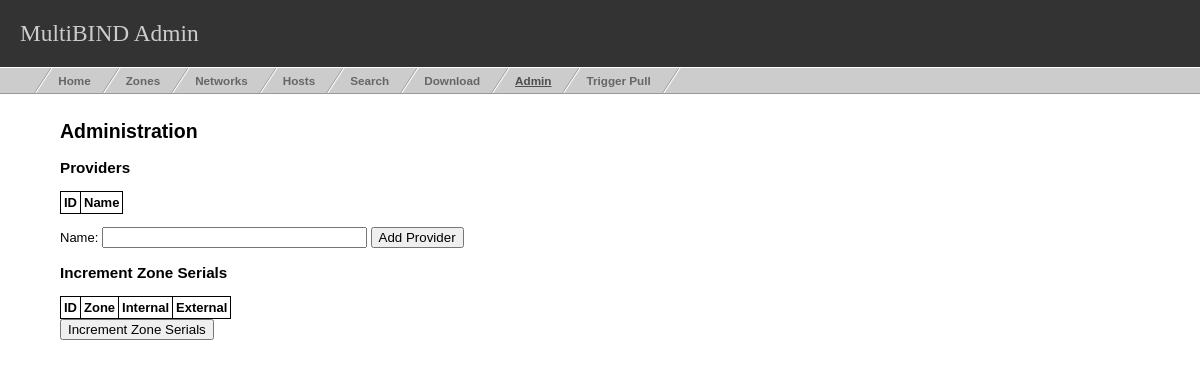
/admin.php, run on an earlier commit of the app's database.
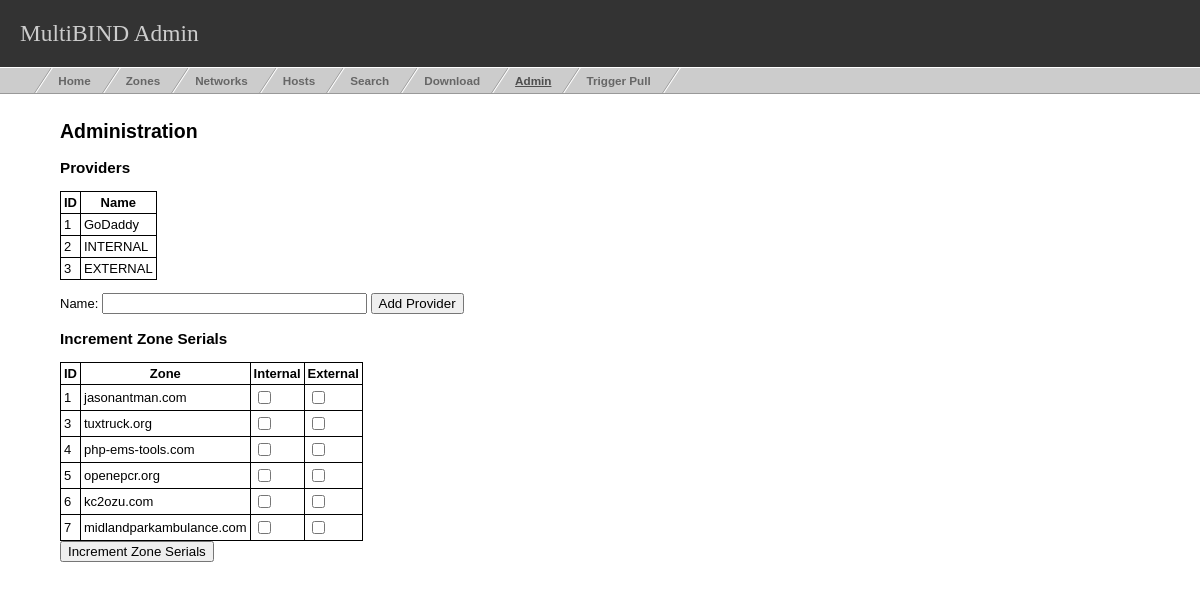
And on a later commit of the database.
### tables this page shows
CREATE TABLE `providers` (
  `provider_id` int(10) unsigned NOT NULL auto_increment,
  `provider_name` varchar(255) default NULL,
  `insert_ts` int(10) unsigned default NULL,
  `default_for` varchar(20) default NULL,
  PRIMARY KEY  (`provider_id`)
);

CREATE TABLE `zones` (
  `zone_id` int(10) unsigned NOT NULL auto_increment,
  `name` varchar(255) default NULL,
  `views` enum('inside','outside','both') default NULL,
  `last_update_ts` int(10) unsigned default NULL,
  `inside_provider_id` int(10) unsigned default NULL,
  `outside_provider_id` int(10) unsigned default NULL,
  `insert_ts` int(10) unsigned default NULL,
  `origin` varchar(100) default NULL,
  `ttl` int(10) unsigned default NULL,
  PRIMARY KEY  (`zone_id`)
);

### admin.php (the view, shortened to what this page needs)
<?php
require_once('inc/common.php');
?>
<!DOCTYPE html PUBLIC "-//W3C//DTD XHTML 1.0 Transitional//EN"
"http://www.w3.org/TR/xhtml1/DTD/xhtml1-transitional.dtd">
<html xmlns="http://www.w3.org/1999/xhtml">
<head>
<link rel="stylesheet" type="text/css" href="css/common.css" />
<link rel="stylesheet" type="text/css" href="css/nav.css" />
</head>
<body>
<?php printHeader(); ?>
<div id="content">
<h2>Administration</h2>
<h3>Providers</h3>
<table class="mainTable">
<tr><th>ID</th><th>Name</th></tr>
<?php
$query = "SELECT * FROM providers;";
$result = mysql_query($query) or dberror($query, mysql_error());
while($row = mysql_fetch_assoc($result))
{
    echo '<tr><td>'.$row['provider_id'].'</td><td>'.$row['provider_name'],'</td></tr>';
}
?>
</table>
<div>
<p>
<form name="addProvider" action="handlers/addProvider.php" method="post">
<label for="providerName">Name: </label>
<input type="text" size="30" id="providerName" name="providerName" />
<input type="submit" name="Submit" value="Add Provider" />
</form>
</p>
</div>
<div>
<h3>Increment Zone Serials</h3>
<form name="incrementZone" action="handlers/incrementZone.php" method="post" />
<table class="mainTable">
<tr><th>ID</th><th>Zone</th><th>Internal</th><th>External</th></tr>
<?php
$query = "SELECT zone_id,name,type,views FROM zones;";
$result = mysql_query($query) or dberror($query, mysql_error());
while($row = mysql_fetch_assoc($result))
{
    echo '<tr><td>'.$row['zone_id'].'</td><td>'.$row['name'];
    echo '</td>';
    if($row['views'] == "both")
    {
	echo '<td><input type="checkbox" name="zone_'.$row['zone_id'].'_inside" /></td><td><input type="checkbox" name="zone_'.$row['zone_id'].'_outside" /></td>';
    }
    elseif($row['views'] == "inside")
    {
	echo '<td><input type="checkbox" name="zone_'.$row['zone_id'].'_inside" /></td><td>&nbsp;</td>';
    }
    else
    {
	echo '<td>&nbsp;</td><td><input type="checkbox" name="zone_'.$row['zone_id'].'_outside" /></td>';
    }
    echo '</tr>';
}
?>
</table>
<input type="submit" name="Submit" value="Increment Zone Serials" />
</div>
</div>
</body>
</html>

### inc/common.php (shortened to what this page needs)
<?php
function printHeader()
{
    $links = array();
    $links["#"] = "&nbsp;";
    $links["index.php"] = "Home";
    $links["zones.php"] = "Zones";
    $links["networks.php"] = "Networks";
    $links["hosts.php"] = "Hosts";
    $links["search.php"] = "Search";
    $links["download.php"] = "Download";
    $links["admin.php"] = "Admin";
    $links["push.php"] = "Trigger Pull";
    $currentScript = substr($_SERVER["SCRIPT_NAME"], strrpos($_SERVER["SCRIPT_NAME"], "/")+1);
    echo '<div id="headerContainer">'."\n";
    echo '<div id="header">'."\n";
    echo '	<h1>MultiBIND Admin</h1>'."\n";
    echo '</div>'."\n";
    echo '<ul id="nav">'."\n";
    $count = 0;
    foreach($links as $url => $name)
    {
	$count++;
	if($url == $currentScript)
	{
	    echo '	<li id="nav-'.$count.'" class="activeNav"><a href="'.$url.'">'.$name.'</a></li>'."\n";
	}
	else
	{
	    echo '	<li id="nav-'.$count.'"><a href="'.$url.'">'.$name.'</a></li>'."\n";
	}
    }
    echo '</ul>'."\n";
    echo '</div> '."\n";
}
?>

What changed in the data, as far as the page shows it:
added providers: provider_id "1", provider_name "GoDaddy"
added providers: provider_id "2", provider_name "INTERNAL"
added providers: provider_id "3", provider_name "EXTERNAL"
added zones: zone_id "1", name "jasonantman.com"
added zones: zone_id "3", name "tuxtruck.org"
added zones: zone_id "4", name "php-ems-tools.com"
added zones: zone_id "5", name "openepcr.org"
added zones: zone_id "6", name "kc2ozu.com"
added zones: zone_id "7", name "midlandparkambulance.com"
